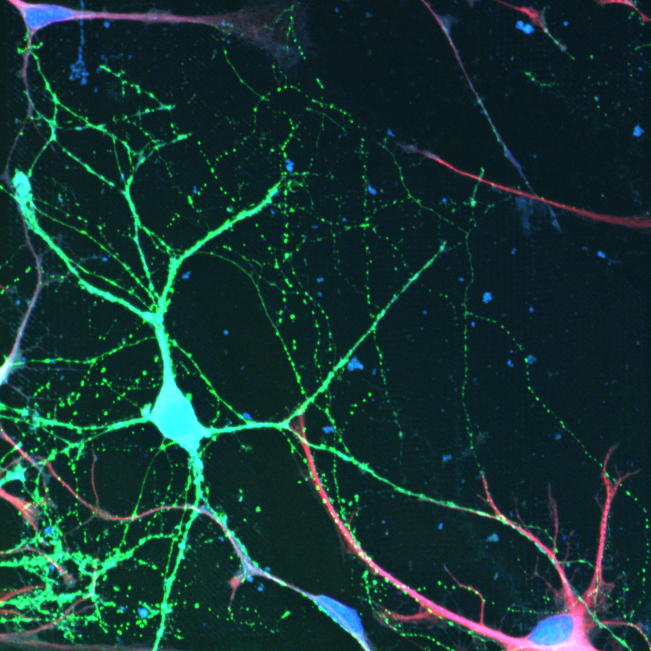
%> input picture sample/patch02.tif, 651 x 651 px
$ octave skel.m   (GNU Octave 9; MATLAB toolbox functions it lacks are replaced by stand-ins)
%> lines starting %> are read from the running program, lines starting %| are printed output that depends on the picture; in (x1, y1, x2, y2) boxes, pixels count from 0 and x2, y2 are one past the last pixel; in counts of white or black regions, pixels touching at a corner belong together; the program's own positions count from 1
### src/imgroup.m
function imgroup(arrs, titles, a, b)

% imgroup - Helper function,
%
% Example of usages:
%   imgroup(arrs,titles,1,2);
%   please ensure lenth(arrs)<a*b

for n = 1:length(arrs)
    subplot(a, b, n);
    imshow(arrs{n});
    title(titles{n});
end

### src/skel.m
%% Processing, Skeletonization, Masking and Path Chacterisation.

%% Set Up

getd = @(p)path(p,path);
addpath('../gramm/')

% Read patch image, saved as RGB tiff
original = imread('../sample/patch02.tif');
%> original is the input picture: size 651x651x3 uint8; mean R, G, B 20.8, 52.7, 50.5
n = length(original);
%> n = 651

figure(1)
imshow(original)

red = original(:,:,1);
green = original(:,:,2);
blue = original(:,:,3);
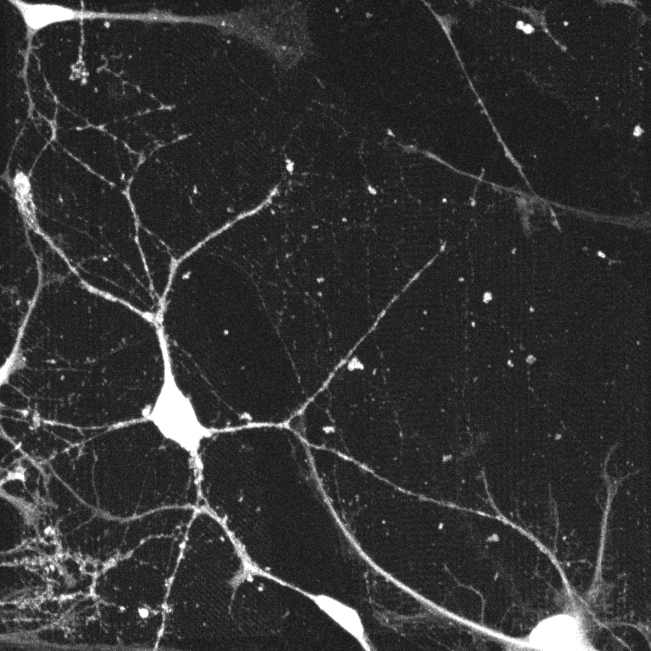
%> blue: size 651x651 uint8; min 14, max 255, mean 50.5

figure(2)
imgroup({ red green blue }, {'R' 'G' 'B'}, 1, 3);

%% Image Pre-processing
% This has to be done manually for each image. The noise in each image
% varies wildly, need to use different methods/thresholds to  seperate the
% neuron signal from background.

% Clean up the background noise

% Tranform color space and apply color filter

% Sharpen, mask and correct image

%% Skeletonisation

% Skeletonise
% Tune the threshold. This will depend on the neuron width.
binGreen = imbinarize(green, 0.35);
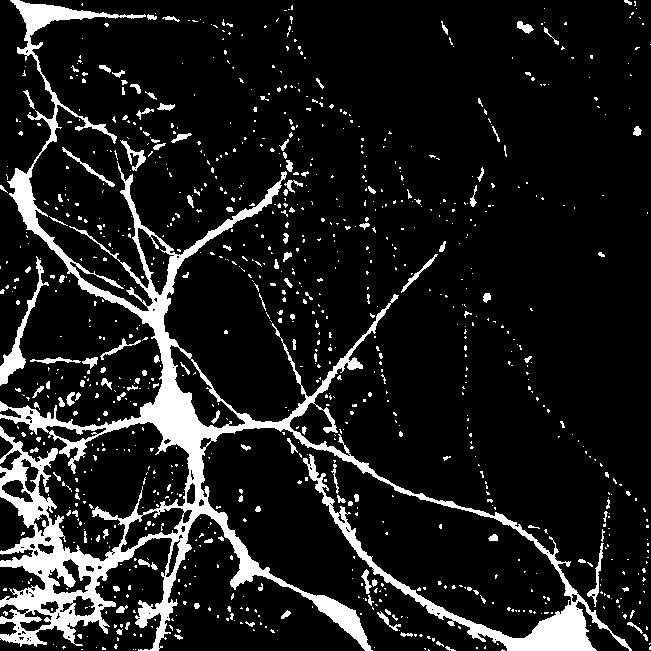
%> binGreen: size 651x651 logical; 11.7% white; 975 white regions (841 under 20 px), largest, box (x1, y1, x2, y2) and area: (0, 0, 632, 651) 37838, (0, 256, 49, 386) 971, (587, 543, 604, 607) 233

% Lets see how blurring the image compares.
% 0.6 is blur, 0.25 is threshold
gaussBinGreen = imbinarize(imgaussfilt(green,0.6),0.25);
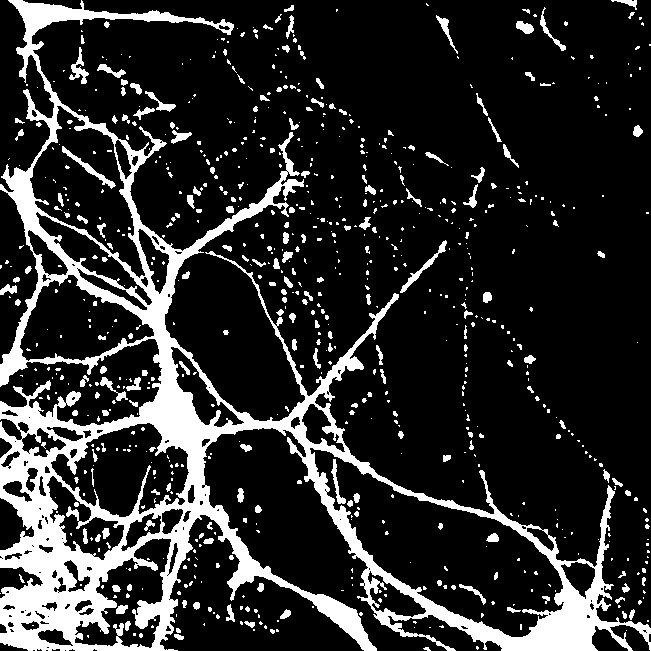
%> gaussBinGreen: size 651x651 logical; 17.4% white; 779 white regions (580 under 20 px), largest, box (x1, y1, x2, y2) and area: (0, 0, 651, 651) 60065, (62, 146, 116, 189) 322, (400, 240, 447, 293) 319
greenSkel = bwskel(binGreen);
%> greenSkel: size 651x651 logical; 2.1% white in thin lines or dots

% Try two different skeletonisation methods.
gaussGreenSkel = bwskel(gaussBinGreen);
%> gaussGreenSkel: size 651x651 logical; 2.6% white in thin lines or dots
gaussGreenSkelMethod2 = bwmorph(gaussBinGreen, 'skel', Inf);
%> gaussGreenSkelMethod2: size 651x651 logical; 4.5% white in thin lines or dots
figure(3)
imgroup({ gaussGreenSkel gaussGreenSkel2 }, {'Skeleton' 'Gaussian Preprocess'}, 1, 2);
%> (this line was passed over: gaussGreenSkel2 is not available in this run)

% Compare each method to the base image.
figure(4)
imshowpair(gaussGreenSkel,  green);
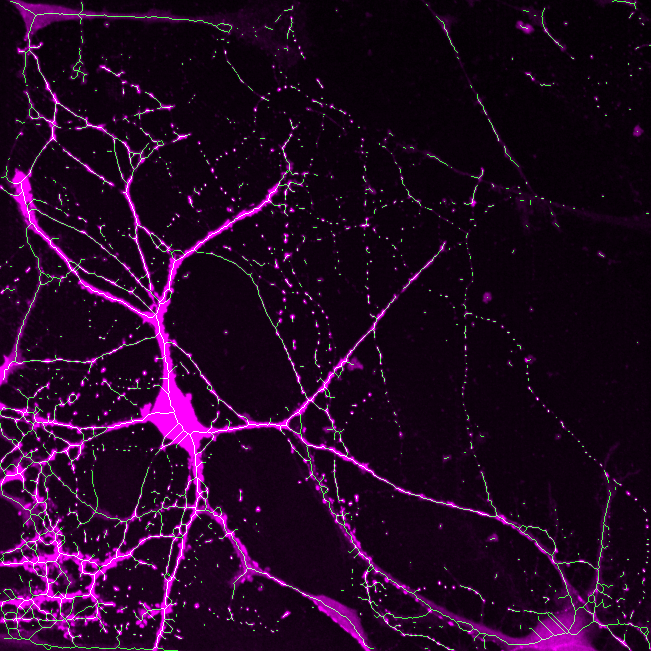
%> displayed picture: size 651x651x3, on the screen's scale of 0 to 255; mean R, G, B 36.5, 6.7, 36.5

figure(6)
imshowpair(gaussGreenSkel2, green);
%> (this line was passed over: gaussGreenSkel2 is not available in this run)

%% Path Detection
% Scan from top to bottom and left to right on a 3x3 pixel grid.
% Convolution with a neighbour kernel lets us identify the starts/ends,
% middles and branches of each path.
% A start/end will have only one neighbour, a middle will have two neighbours,
% and a branch will have three or more neighbours.
% We output each into a csv for path identification in the
% alignment_processing mathematica notebook.

smoothing = [1 1 1;
            1  0 1;
            1  1 1];
path_key = conv2(gaussGreenSkel,smoothing,'same').*gaussGreenSkel;
singletons = path_key == 0;
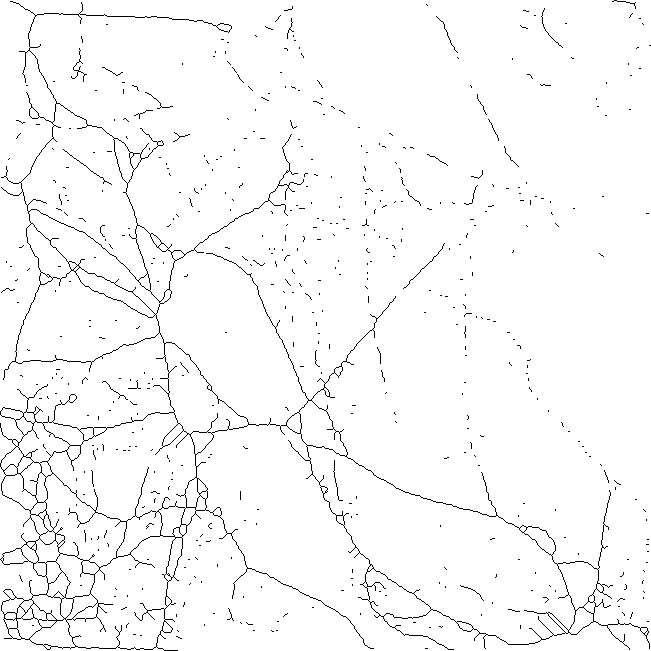
%> singletons: size 651x651 logical; 97.4% white; black in thin lines or dots
ends = path_key == 1;
%> ends: size 651x651 logical; 0.29% white in thin lines or dots
middles = path_key == 2;
%> middles: size 651x651 logical; 2.1% white in thin lines or dots
branches = path_key > 2;
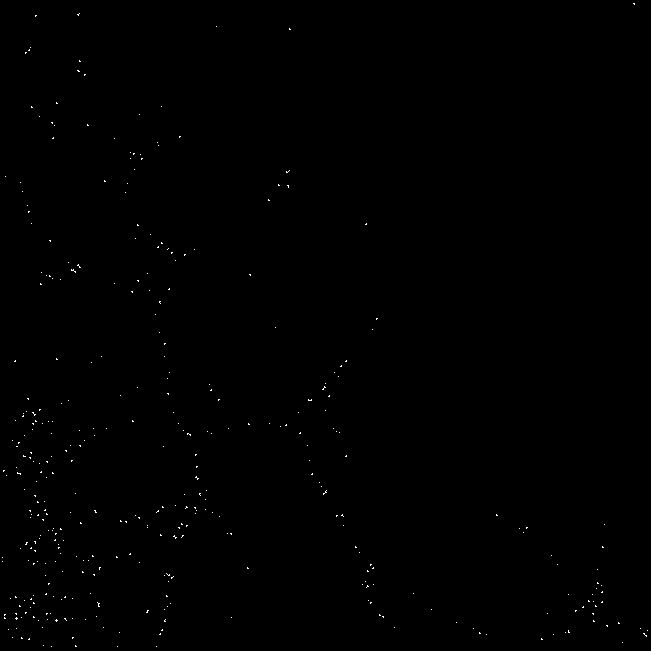
%> branches: size 651x651 logical; 0.19% white in thin lines or dots

[row,col] = find(ends);
%> row = 1208 values from 2 to 651; col = 1208 values from 1 to 651
csvwrite("../output/ends.csv", [row,col])
[row,col] = find(middles);
%> row = 8869 values from 1 to 651; col = 8869 values from 1 to 650
csvwrite("../output/middles.csv", [row,col])
[row,col] = find(branches);
%> row = 793 values from 4 to 647; col = 793 values from 3 to 648
csvwrite("../output/branches.csv", [row,col])

figure(5)
segments = cat(3,255*ends, 255*middles, 255*branches);
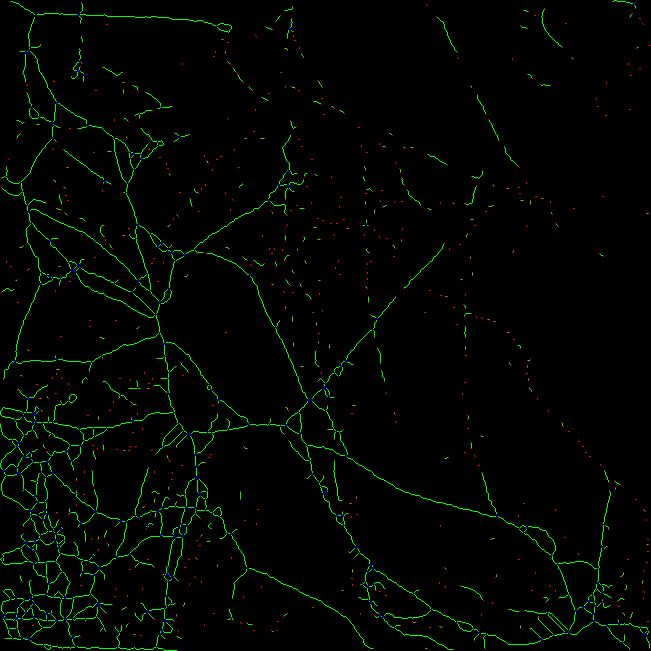
%> segments: size 651x651x3 double; mean R, G, B 0.7, 5.3, 0.5
imgroup({ segments green }, {'Paths' 'Original'}, 1,2);

$ run again, with sample/patch01.tif copied over sample/patch02.tif
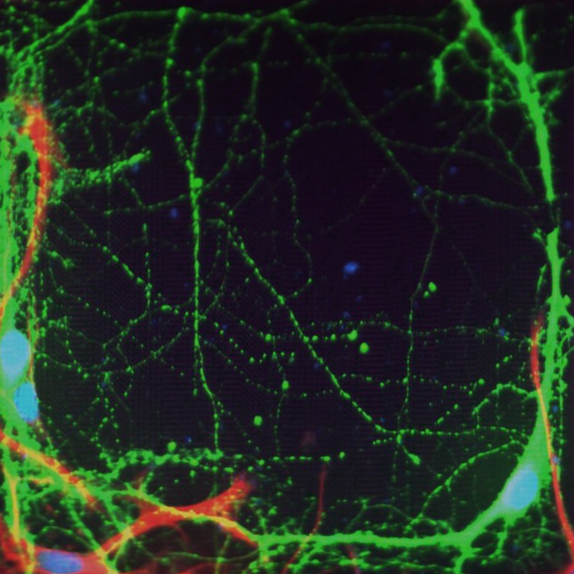
%> input picture sample/patch01.tif, 574 x 574 px
%> original is the input picture: size 574x574x3 uint8; mean R, G, B 33.8, 45.9, 33.8
%> `binGreen = imbinarize(green, 0.35);`:
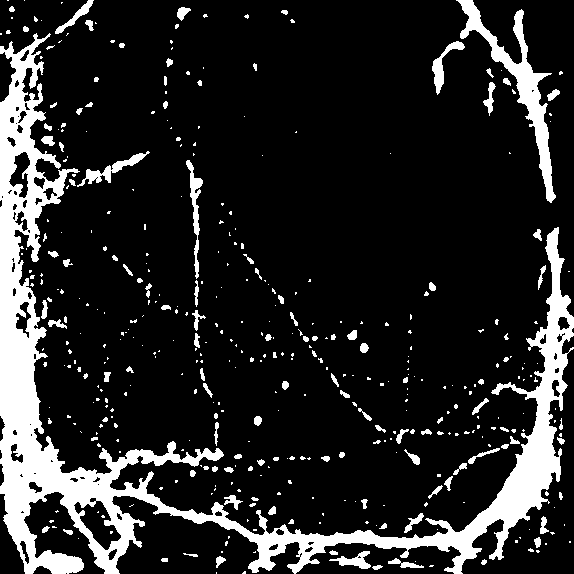
%> binGreen: size 574x574 logical; 15.2% white; 430 white regions (313 under 20 px), largest, box (x1, y1, x2, y2) and area: (0, 33, 574, 574) 37208, (456, 0, 556, 203) 3472, (186, 160, 203, 279) 595
%> gaussBinGreen: size 574x574 logical; 21.5% white; 412 white regions (260 under 20 px), largest, box (x1, y1, x2, y2) and area: (0, 0, 574, 574) 53005, (430, 0, 564, 204) 5535, (185, 159, 206, 352) 1167
%> greenSkel: size 574x574 logical; 1.9% white in thin lines or dots
%> gaussGreenSkel: size 574x574 logical; 2.2% white in thin lines or dots
%> gaussGreenSkelMethod2: size 574x574 logical; 3.8% white in thin lines or dots
%> singletons: size 574x574 logical; 97.8% white; black in thin lines or dots
%> ends: size 574x574 logical; 0.2% white in thin lines or dots
%> middles: size 574x574 logical; 1.9% white in thin lines or dots
%> branches: size 574x574 logical; 0.13% white in thin lines or dots
%> `[row,col] = find(ends);`: row = 662 values from 2 to 573; col = 662 values from 2 to 574
%> `[row,col] = find(middles);`: row = 6116 values from 2 to 573; col = 6116 values from 3 to 574
%> `[row,col] = find(branches);`: row = 444 values from 21 to 569; col = 444 values from 9 to 568
%> `segments = cat(3,255*ends, 255*middles, 255*branches);`:
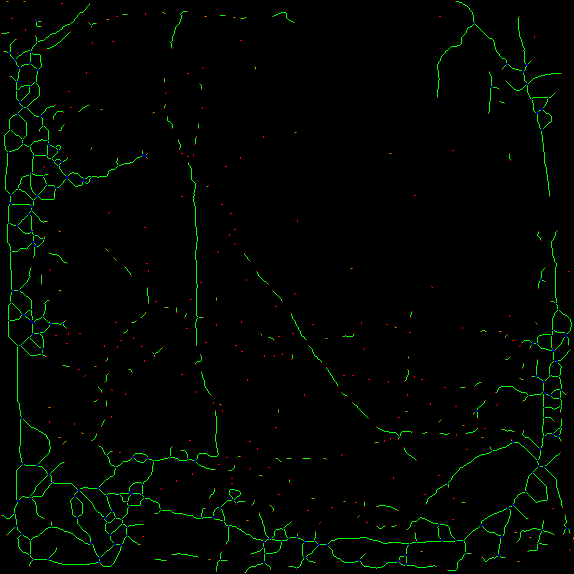
%> segments: size 574x574x3 double; mean R, G, B 0.5, 4.7, 0.3

$ run again, with sample/overlay-example.jpg saved as sample/patch02.tif
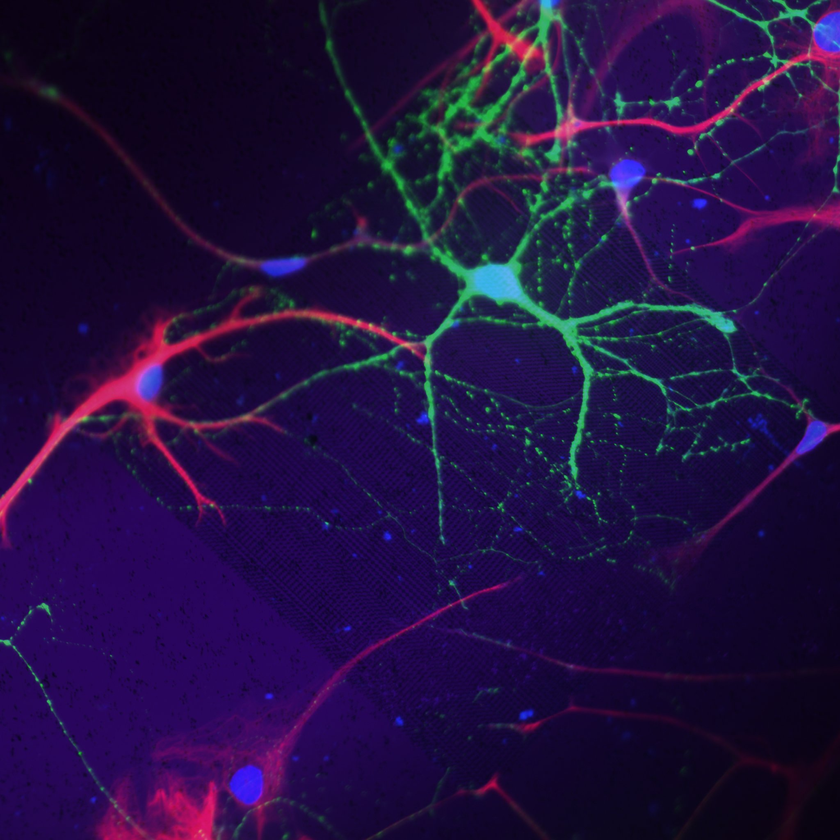
%> input picture sample/overlay-example.jpg, 840 x 840 px, shrunk from 2048 x 2048 before the run
%> original is the input picture: size 840x840x3 uint8; mean R, G, B 34.4, 16.3, 64.8
%> `binGreen = imbinarize(green, 0.35);`:
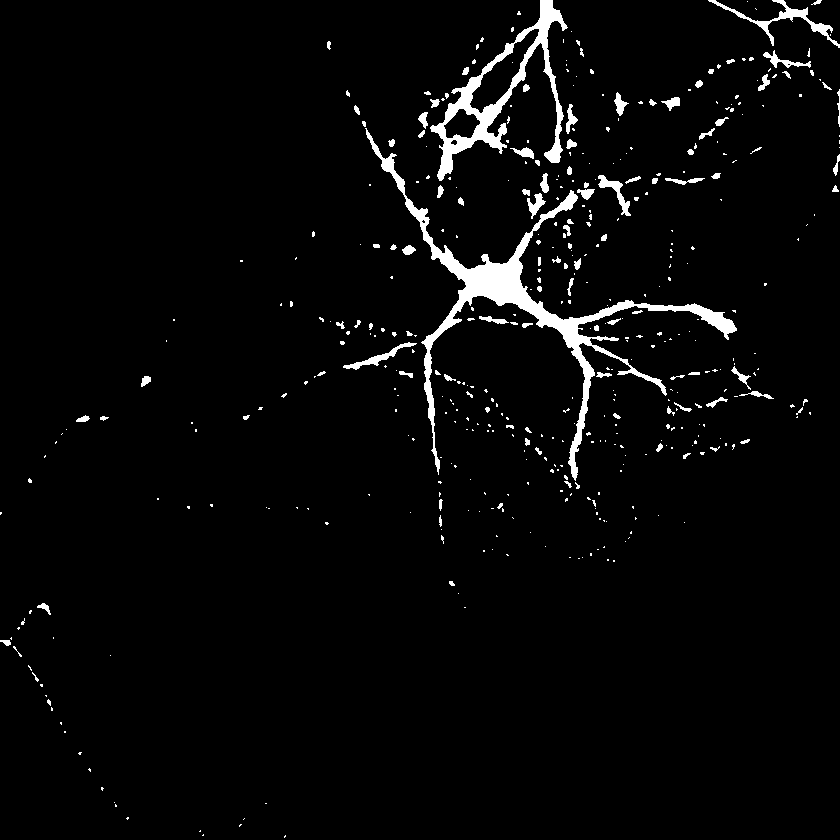
%> binGreen: size 840x840 logical; 3.3% white; 463 white regions (357 under 20 px), largest, box (x1, y1, x2, y2) and area: (365, 128, 737, 481) 9475, (430, 0, 568, 181) 4766, (708, 0, 840, 48) 898
%> gaussBinGreen: size 840x840 logical; 5% white; 464 white regions (335 under 20 px), largest, box (x1, y1, x2, y2) and area: (332, 0, 738, 490) 22840, (707, 0, 840, 91) 1818, (135, 365, 159, 396) 521
%> greenSkel: size 840x840 logical; 0.52% white in thin lines or dots
%> gaussGreenSkel: size 840x840 logical; 0.71% white in thin lines or dots
%> gaussGreenSkelMethod2: size 840x840 logical; 1.3% white in thin lines or dots
%> singletons: size 840x840 logical; 99.3% white; black in thin lines or dots
%> ends: size 840x840 logical; 0.1% white in thin lines or dots
%> middles: size 840x840 logical; 0.57% white in thin lines or dots
%> branches: size 840x840 logical; 0.03% white in thin lines or dots, all inside (x1, y1, x2, y2) = (8, 13, 809, 643)
%> `[row,col] = find(ends);`: row = 675 values from 1 to 840; col = 675 values from 2 to 840
%> `[row,col] = find(middles);`: row = 3987 values from 1 to 833; col = 3987 values from 3 to 840
%> `[row,col] = find(branches);`: row = 183 values from 14 to 643; col = 183 values from 9 to 809
%> `segments = cat(3,255*ends, 255*middles, 255*branches);`:
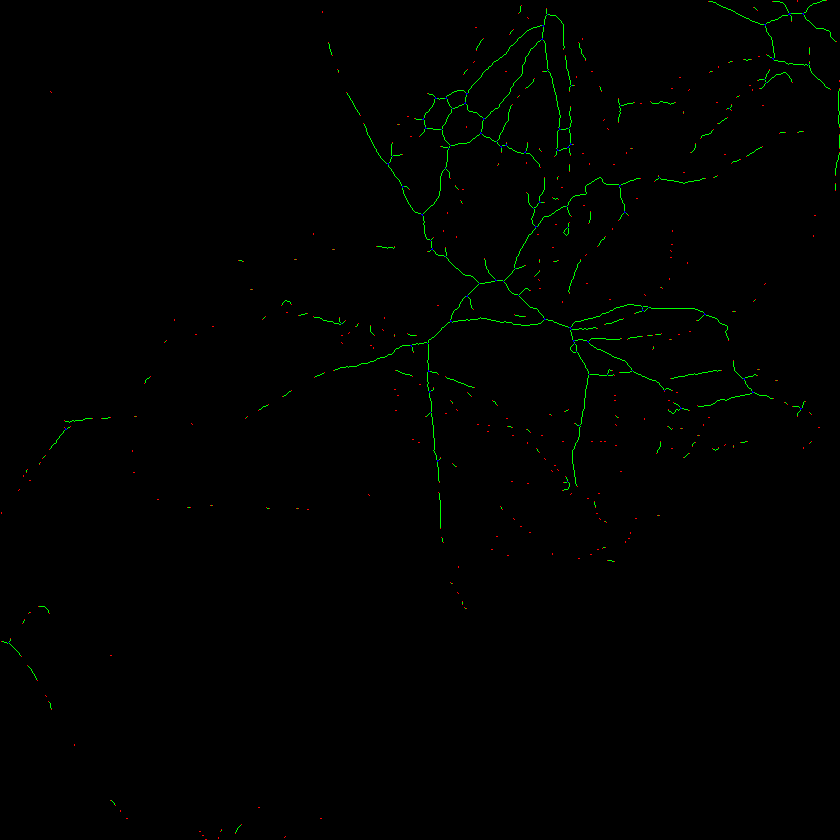
%> segments: size 840x840x3 double; mean R, G, B 0.2, 1.4, 0.1
